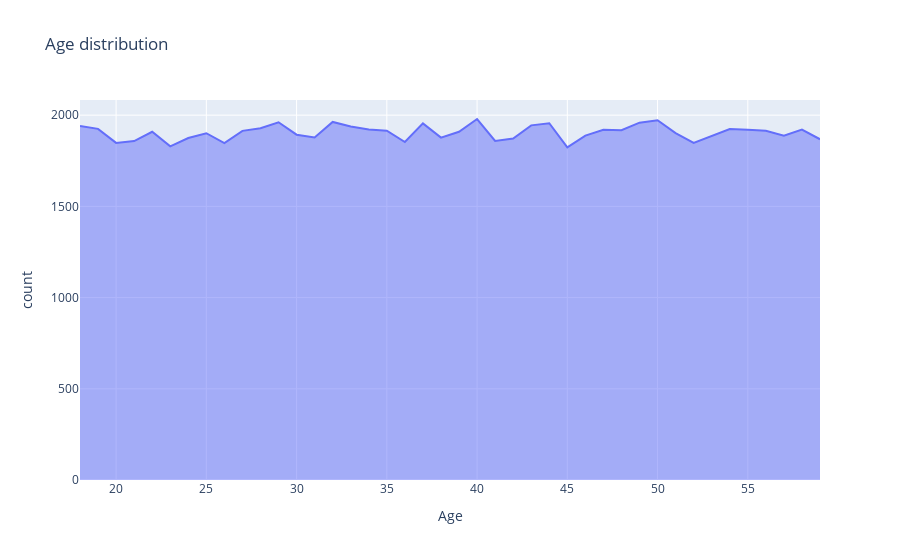

Notebook cell for this chart:
### Code cell
age_count = df["Age"].value_counts().reset_index()

fig = px.area(age_count, x="Age", y="count", title="Age distribution")

fig.show()

### Figure 1 — Plotly figure (JSON) as saved in the notebook; plotly's stock layout.template omitted (floating-point values rounded to 4 significant figures)
{"data": [{"fillpattern": {"shape": ""}, "hovertemplate": "Age=%{x}<br>count=%{y}<extra></extra>", "legendgroup": "", "line": {"color": "#636efa"}, "marker": {"symbol": "circle"}, "mode": "lines", "name": "", "orientation": "v", "showlegend": false, "stackgroup": "1", "type": "scatter", "x": [40, 50, 32, 29, 49, 44, 37, 43, 18, 33, 28, 19, 54, 34, 58, 47, 55, 48, 35, 56, 27, 39, 22, 51, 25, 30, 46, 53, 57, 31, 38, 24, 42, 59, 41, 21, 36, 20, 52, 26, 23, 45], "xaxis": "x", "y": [1979, 1972, 1963, 1961, 1959, 1956, 1955, 1944, 1941, 1938, 1928, 1925, 1924, 1921, 1921, 1920, 1920, 1918, 1915, 1915, 1914, 1909, 1909, 1902, 1901, 1893, 1888, 1887, 1887, 1878, 1877, 1875, 1872, 1868, 1859, 1858, 1853, 1848, 1848, 1847, 1829, 1823], "yaxis": "y"}], "layout": {"legend": {"tracegroupgap": 0}, "title": {"text": "Age distribution"}, "xaxis": {"anchor": "y", "domain": [0, 1], "title": {"text": "Age"}}, "yaxis": {"anchor": "x", "domain": [0, 1], "title": {"text": "count"}}}}
